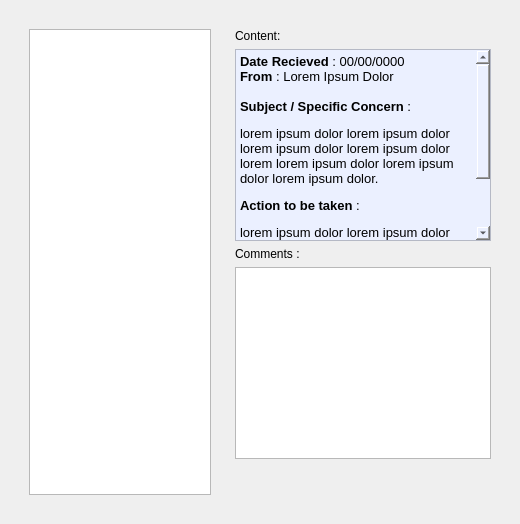
                 <widget class="QWidget" name="tab_7">
                  <attribute name="title">
                   <string>Approved</string>
                  </attribute>
                  <layout class="QVBoxLayout" name="verticalLayout_9">
                   <item>
                    <widget class="QWidget" name="widget_14" native="true">
                     <layout class="QHBoxLayout" name="horizontalLayout_6">
                      <item>
                       <widget class="QWidget" name="widget_15" native="true">
                        <property name="minimumSize">
                         <size>
                          <width>200</width>
                          <height>0</height>
                         </size>
                        </property>
                        <property name="maximumSize">
                         <size>
                          <width>200</width>
                          <height>16777215</height>
                         </size>
                        </property>
                        <layout class="QVBoxLayout" name="verticalLayout_7">
                         <item>
                          <widget class="QListWidget" name="mail_inbox_approved_list"/>
                         </item>
                        </layout>
                       </widget>
                      </item>
                      <item>
                       <widget class="QWidget" name="widget_18" native="true">
                        <layout class="QVBoxLayout" name="verticalLayout_8">
                         <item>
                          <widget class="QLabel" name="label_14">
                           <property name="font">
                            <font>
                             <family>Segoe UI</family>
                             <pointsize>9</pointsize>
                            </font>
                           </property>
                           <property name="text">
                            <string>Content:</string>
                           </property>
                          </widget>
                         </item>
                         <item>
                          <widget class="QTextBrowser" name="mail_approved_text_browser">
                           <property name="minimumSize">
                            <size>
                             <width>0</width>
                             <height>120</height>
                            </size>
                           </property>
                           <property name="font">
                            <font>
                             <family>Segoe UI</family>
                            </font>
                           </property>
                           <property name="styleSheet">
                            <string notr="true">background-color: rgb(235, 240, 255);</string>
                           </property>
                           <property name="html">
                            <string>&lt;!DOCTYPE HTML PUBLIC &quot;-//W3C//DTD HTML 4.0//EN&quot; &quot;http://www.w3.org/TR/REC-html40/strict.dtd&quot;&gt;
&lt;html&gt;&lt;head&gt;&lt;meta name=&quot;qrichtext&quot; content=&quot;1&quot; /&gt;&lt;style type=&quot;text/css&quot;&gt;
p, li { white-space: pre-wrap; }
&lt;/style&gt;&lt;/head&gt;&lt;body style=&quot; font-family:'Segoe UI'; font-size:8.25pt; font-weight:400; font-style:normal;&quot;&gt;
&lt;p style=&quot; margin-top:12px; margin-bottom:12px; margin-left:0px; margin-right:0px; -qt-block-indent:0; text-indent:0px;&quot;&gt;&lt;span style=&quot; font-size:10pt; font-weight:600;&quot;&gt;Date Recieved&lt;/span&gt;&lt;span style=&quot; font-size:10pt;&quot;&gt; : 00/00/0000&lt;br /&gt;&lt;/span&gt;&lt;span style=&quot; font-size:10pt; font-weight:600;&quot;&gt;From&lt;/span&gt;&lt;span style=&quot; font-size:10pt;&quot;&gt; : Lorem Ipsum Dolor&lt;br /&gt;&lt;br /&gt;&lt;/span&gt;&lt;span style=&quot; font-size:10pt; font-weight:600;&quot;&gt;Subject / Specific Concern&lt;/span&gt;&lt;span style=&quot; font-size:10pt;&quot;&gt; :&lt;/span&gt;&lt;/p&gt;
&lt;p style=&quot; margin-top:12px; margin-bottom:12px; margin-left:0px; margin-right:0px; -qt-block-indent:0; text-indent:0px;&quot;&gt;&lt;span style=&quot; font-size:10pt;&quot;&gt;lorem ipsum dolor lorem ipsum dolor lorem ipsum dolor lorem ipsum dolor lorem lorem ipsum dolor lorem ipsum dolor lorem ipsum dolor.&lt;/span&gt;&lt;/p&gt;
&lt;p style=&quot; margin-top:12px; margin-bottom:12px; margin-left:0px; margin-right:0px; -qt-block-indent:0; text-indent:0px;&quot;&gt;&lt;span style=&quot; font-size:10pt; font-weight:600;&quot;&gt;Action to be taken&lt;/span&gt;&lt;span style=&quot; font-size:10pt;&quot;&gt; :&lt;/span&gt;&lt;/p&gt;
&lt;p style=&quot; margin-top:12px; margin-bottom:12px; margin-left:0px; margin-right:0px; -qt-block-indent:0; text-indent:0px;&quot;&gt;&lt;span style=&quot; font-size:10pt;&quot;&gt;lorem ipsum dolor lorem ipsum dolor lorem ipsum dolor lorem ipsum dolor lorem lorem ipsum dolor lorem ipsum dolor lorem ipsum dolor.&lt;/span&gt;&lt;/p&gt;
&lt;p style=&quot;-qt-paragraph-type:empty; margin-top:12px; margin-bottom:12px; margin-left:0px; margin-right:0px; -qt-block-indent:0; text-indent:0px; font-size:10pt;&quot;&gt;&lt;br /&gt;&lt;/p&gt;&lt;/body&gt;&lt;/html&gt;</string>
                           </property>
                          </widget>
                         </item>
                         <item>
                          <widget class="QLabel" name="label_7">
                           <property name="font">
                            <font>
                             <family>Segoe UI</family>
                             <pointsize>9</pointsize>
                            </font>
                           </property>
                           <property name="text">
                            <string>Comments : </string>
                           </property>
                          </widget>
                         </item>
                         <item>
                          <widget class="QPlainTextEdit" name="mail_inbox_approved_comment">
                           <property name="readOnly">
                            <bool>true</bool>
                           </property>
                          </widget>
                         </item>
                         <item>
                          <widget class="QWidget" name="mail_inbox_approved_button_container" native="true">
                           <property name="minimumSize">
                            <size>
                             <width>0</width>
                             <height>30</height>
                            </size>
                           </property>
                           <widget class="QPushButton" name="mail_inbox_approved_delete">
                            <property name="geometry">
                             <rect>
                              <x>30</x>
                              <y>0</y>
                              <width>41</width>
                              <height>31</height>
                             </rect>
                            </property>
                            <property name="toolTip">
                             <string>&lt;html&gt;&lt;head/&gt;&lt;body&gt;&lt;p&gt;Delete message&lt;/p&gt;&lt;/body&gt;&lt;/html&gt;</string>
                            </property>
                            <property name="text">
                             <string/>
                            </property>
                            <property name="icon">
                             <iconset resource="icons.qrc">
                              <normaloff>:/icons/_delete-bin.png</normaloff>:/icons/_delete-bin.png</iconset>
                            </property>
                            <property name="iconSize">
                             <size>
                              <width>25</width>
                              <height>25</height>
                             </size>
                            </property>
                            <property name="flat">
                             <bool>true</bool>
                            </property>
                           </widget>
                           <widget class="QPushButton" name="mail_inbox_approved_view">
                            <property name="geometry">
                             <rect>
                              <x>0</x>
                              <y>0</y>
                              <width>41</width>
                              <height>31</height>
                             </rect>
                            </property>
                            <property name="toolTip">
                             <string>View Attached File</string>
                            </property>
                            <property name="text">
                             <string/>
                            </property>
                            <property name="icon">
                             <iconset resource="icons.qrc">
                              <normaloff>:/icons/view.png</normaloff>:/icons/view.png</iconset>
                            </property>
                            <property name="iconSize">
                             <size>
                              <width>20</width>
                              <height>20</height>
                             </size>
                            </property>
                            <property name="flat">
                             <bool>true</bool>
                            </property>
                           </widget>
                          </widget>
                         </item>
                        </layout>
                       </widget>
                      </item>
                     </layout>
                    </widget>
                   </item>
                  </layout>
                 </widget>
